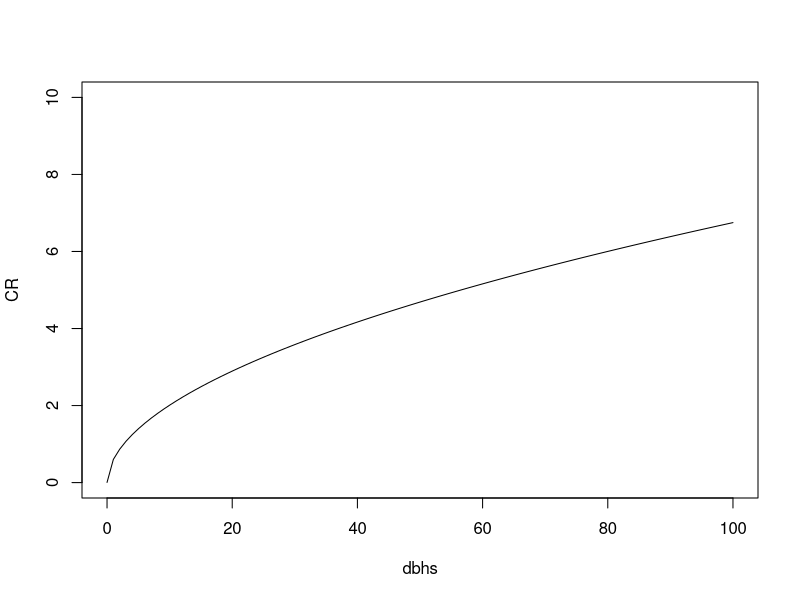

Write the R code that produced this figure. (Note: this script raises an error after producing the figure.)
rm(list=ls())

b1Ca <- 1.1257275343 # m²
b2Ca <- 1.0521197319 # unitless

dbhs <- seq(0.0001,100,length.out = 100)

CA <- b1Ca*(dbhs**b2Ca)
CR <- sqrt(CA/pi)
plot(dbhs,CR,type='l',ylim=c(0,10))

N <- 10000
b1Ca_dist <-data.frame(distn = "lnorm",parama = log(b1Ca),paramb = b1Ca/10)
b2Ca_dist <-data.frame(distn = "lnorm", parama = log(b2Ca),paramb = b2Ca/3)

distn.stats("lnorm", b1Ca,0.1)

b1Ca_all <-get.sample(b1Ca_dist, n = N)
b2Ca_all <-get.sample(b2Ca_dist, n = N)
b1CR <- sqrt(b1Ca_all/pi)

CR_Sample_all <- matrix(NA,N,length(dbhs))
for (i in seq(N)){
  CA <- b1Ca_all[i]*(dbhs**b1Ca_all[i])
  CR_sample <- sqrt(CA/pi)
  CR_Sample_all[i,] <- CR_sample
  lines(dbhs,CR_sample,type='l',col='grey')
}

lines(dbhs,CR,type='l',lwd=2)
max(CR_Sample_all)